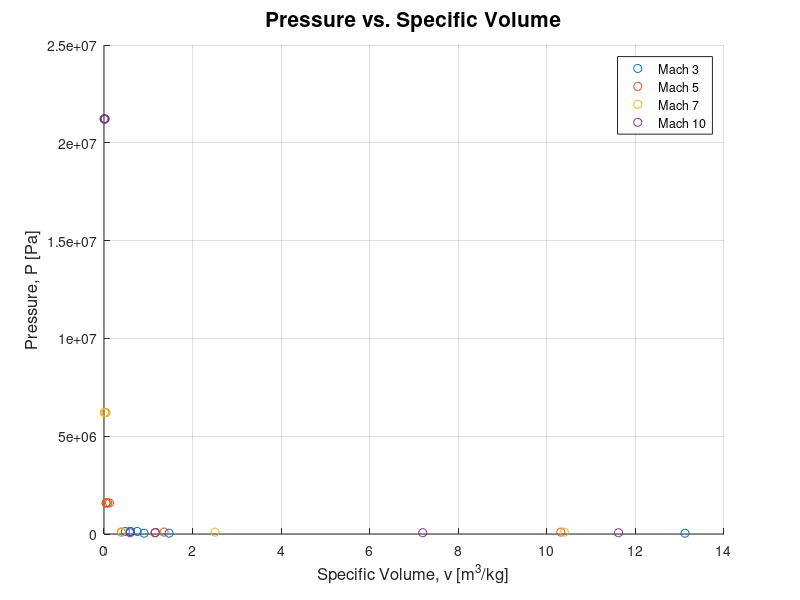
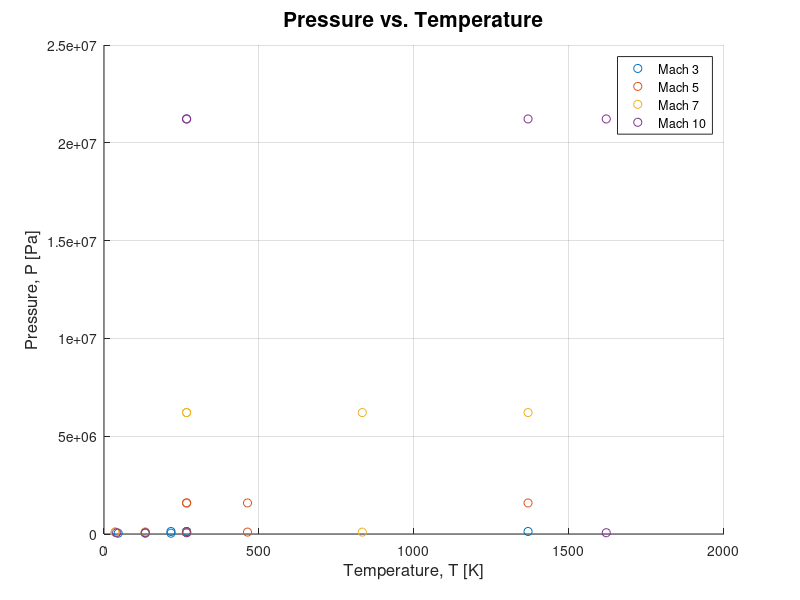
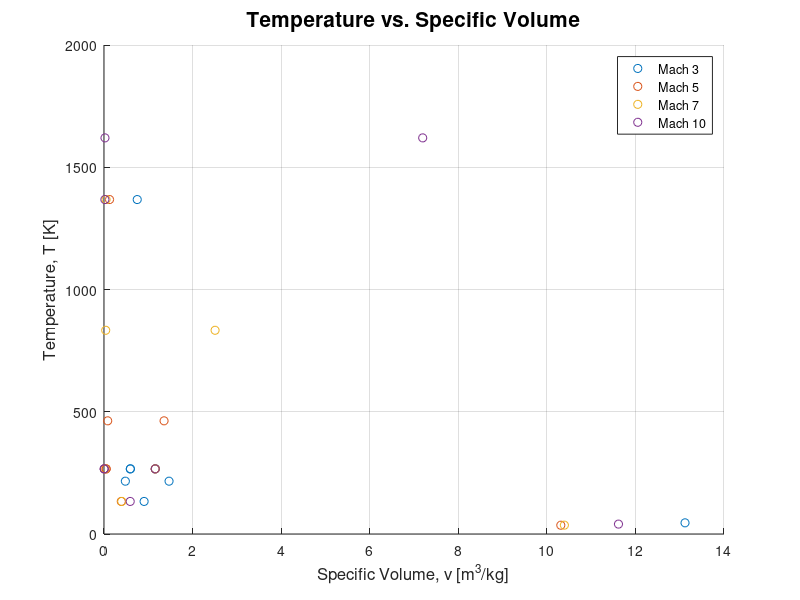
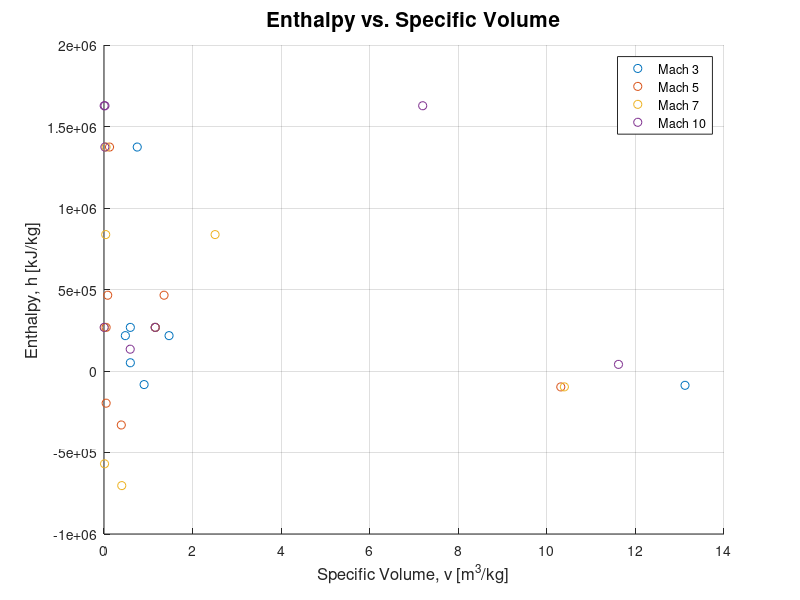

These charts were generated, in order, by the following MATLAB code: (Note: this script raises an error after producing the figures.)
%%%%%%%%%%%%%%%%%%%%%%%%%%%%%%%%%%%%%%%%%%%%%%%%%%%%%%%%%%%%%%%%%%%%%%%%
%% _____________ Gas Compression Code, vfinal 04.19.22 _______________%%
%%%%%%%%%%%%%%%%%%%%%%%%%%%%%%%%%%%%%%%%%%%%%%%%%%%%%%%%%%%%%%%%%%%%%%%%


%% Constants
% Median: AIR
Ma = [3, 5, 7, 10];
mDot_WT = [7267 12545 11752 7332];                  % [kg/s]
altitude = 3350;                                        % [m], 11000 [ft]
ro_alt = 0.86435;                                       % [kg/m3], 11000 [ft]
P_alt = 7.012*10^4;                                     % [Pa], 11000 [ft]
T_alt = 266.38;                                         % [K], 11000 [ft]
%altitude = 2225;                                        % [m], 7300 [ft]
%ro_alt = 0.98502;                                       % [kg/m3], 7300 [ft]
%P_alt = 7.739*10^4;                                     % [Pa], 7300 [ft]
%T_alt = 273.54;                                         % [K], 7300 [ft]

R = 8.314/0.02897;                                      % [J/(kg-K)]
gammaa = 1.4;
Cp = (gammaa*R)/(gammaa-1);                               % calorically perfect gas [J/(kg-K)]
Cv = Cp-R;
T_liq = 273.15-196;                                     % air liquefaction temperature
T_convert = (1+((gammaa-1)/2).*Ma);
P_convert = (1+((gammaa-1)/2).*Ma).^(-gammaa/(gammaa-1));
time = 30;                                              % [sec]
mass = mDot_WT.*time;
P_tank_max = 2.7579e7;                                 % [Pa]
T_tank_max = 300;                                       % K  atmospheric temperature in Los Alamos NM for storage tank calcs




%% State 4 - Wind Tunnel 

% initial
V_4i = 11.17;                               % volume of Nozzle
A_4i = 1.98*180;                            % cross Sectional Area: Nozzle Entrance
mDot_4i = mDot_WT;                          % mass flow rate: Nozzle Entrance
P_4i_tot = [128.56, 1587.27, 6209.75, 21219.62]*10^3;                     % total pressure: Nozzle Entrance
P_4i = P_4i_tot.*P_convert;
T_4i_tot = T_liq.*(1+(((gammaa-1)/2).*Ma.^2));  % temperature: Nozzle Entrance, stdAtm(Pressure)
T_4i_stat = T_liq;  % static temperature [K]
ro_4i = P_4i_tot./(R.*T_4i_tot);

% exit
M_4e = 0.95;                                % estimated Mach at WT exit
V_4e = 7.66;                                % volume of Diffuser
A_4e = 1.98^2;                              % cross Sectional Area: Diffuser Exit
mDot_4e = mDot_4i;                          % mass flow rate: Diffuser Exit
P_4e_tot = [42.21, 97.96, 95.33, 64.61]*10^3;                      % total pressure: Diffuser Exit
P_4e = P_4e_tot.*P_convert;
T_4e_tot = T_4i_tot;                        % temperature: Diffuser Exit, stdAtm(Pressure)
ro_4e = P_4e_tot./(R.*T_4e_tot);
T_4e_stat = T_4e_tot/(1 + (M_4e^2)*((gammaa-1)/2));  % static temperature [K]
h_4 = Cp*(T_4i_tot-T_4e_tot);


%%%%%%%%%%%%%%%%%%%%%%%%%%%%%%%%%%%%%%%%%%%%%%%%%%%%%%%%%%%%%%%%%%%%%%%%
%% ____________________ AFTER WT, WORKING FORWARDS ___________________%%
%%%%%%%%%%%%%%%%%%%%%%%%%%%%%%%%%%%%%%%%%%%%%%%%%%%%%%%%%%%%%%%%%%%%%%%%

%% State 5 - Heat Exchanger (After WT)
% Assumptions: Cp = const, Cv = const, ideal gas (P=ro*RT)
P_5 = P_4e_tot;
T_5e = T_alt*0.5;
T_5e_stat = T_5e;
Wdot_5 = 0;                     % Power generated/used is zero
mDot_5i = mDot_4e;
h_5i = T_4e_tot*Cp;
u_5i = T_4e_tot*Cv;
h_5e = T_5e*Cp;
ro_5 = P_5/(R*T_5e);
vel_5 = mDot_5i/(A_4e*ro_5);
h_5 = h_5e-h_5i;
Qdot_5 = -h_5.*mDot_5i;          % [J/s]




%% State 6 - Vacuum Chamber
% Assumptions: Cp = const, Cv = const, ideal gas (P=ro*RT)

Qdot_6 = 0;                                     % Heat Transfer Rate is zero
Wdot_6 = 0;
h_6i = h_5e;
P_6i = 1000;                                     % Initial pressure before run
P_6f = P_5;                                      % Final Pressure after run
ro_6 = ((P_6i./P_5).*(ro_5.^gammaa)).^(1/gammaa);
T_6 = P_6i./(R.*ro_6);
T_6stat = T_6;
h_6e = Cp*T_6;
h_6 = h_6e-h_6i;
Vol_6 = mDot_WT * time *R*T_5e./(P_6f-P_6i);
fprintf('The volume of the Vacuum Chamber is : %d meters^3.\n', max(Vol_6));



%%%%%%%%%%%%%%%%%%%%%%%%%%%%%%%%%%%%%%%%%%%%%%%%%%%%%%%%%%%%%%%%%%%%%%%%
%% __________________ BEFORE WT, WORKING BACKWARDS ___________________%%
%%%%%%%%%%%%%%%%%%%%%%%%%%%%%%%%%%%%%%%%%%%%%%%%%%%%%%%%%%%%%%%%%%%%%%%%


%% State 1 - Compressor
% Assumptions: Cp = const, Cv = const, ideal gas (P=ro*RT)

Qdot_1 = 0;                     % Power generated/used is zero
AV_1 = 27000/((3.281^3)*60);    % [m^3/s]
ro_1i = ro_alt;
mDot_1 = AV_1*ro_1i;            % [kg/s]
T_1i = T_alt;
P_1e = P_4i_tot;                % Inlet of the Nozzle
P_1i = P_alt;
ro_1e = ((P_1e./P_1i).*(ro_1i.^gammaa)).^(1/gammaa);
h_1i = Cp.*T_1i;
T_1e = P_1e/(R*ro_1e);
T_1e_stat = T_1e;
h_1e = Cp*T_1e;
h_1 = h_1i-h_1e;
u_1 = Cv*(T_1i-T_1e);

Wdot_1 = mDot_1*h_1;
Wdot_1_1run = mDot_WT*h_1;  % [J/s]



%% State 2 - Storage Tank
% Assumptions: Cp = const, Cv = const, ideal gas (P=ro*RT)

Wdot_2 = 0;             % Power generated/used is zero
P_2 = P_4i_tot;         % Needs to be inlet of Nozzle, assume volume is large enough for constant 
T_2 = T_alt;            % Overtime returns back to atmospheric
T_2stat = T_2;
Qdot_2 = 0;
ro_2 = P_2/(R*T_2);
h_2 = Cp*T_2;
u_2 = Cv*T_2;

V_small = (mDot_WT*time)./ (((P_2./(R*T_tank_max)).*((P_tank_max./P_2).^(1/gammaa) - 1)));  % storage tank volume for max pressure
fprintf('Selecting a higher tank pressure, tank volume in cubic meeters are :\n\t\tMach = 3\tMach = 5\tMach = 7\tMach = 10\n');
disp(V_small);
% calculating pressure after run from max pressure.
rho_2 = (1/V_small(4)).*(P_tank_max*V_small(4)./(R*T_tank_max) - mDot_WT.*time);
P_final = P_tank_max.*((1 + ((mDot_WT*time)./(rho_2.*V_small(4)))).^-gammaa);
fprintf('The final pressure in the storage tank after a run starting at max pressure for each mach number is\n')
disp(P_final);

%% State 3 - Heat Exchanger (Prior to WT)
% Assumptions: Cp = const, Cv = const, ideal gas (P=ro*RT)

Wdot_3 = 0;                     % Power generated/used is zero

% exit
mDot_3e = mDot_4i;              % mass flow rate: Diffuser Exit
h_3e = T_4i_tot*Cp;
u_3e = T_4i_tot*Cv;
M_3e = 0.95;                                % estimated Mach at WT inlet
T_3e_stat = T_4i_tot/(1+(((gammaa-1)/2)*M_3e^2));  % static temperature [K]
% inlet
T_3 = T_2;
h_3i = T_3*Cp;
h_3 = h_3i-h_3e;  % I believe the order of this subtraction needs to be swapped!!!
u_3 = Cv*(T_3-T_4i_tot);

Qdot_3 = -h_3.*mDot_3e;
Total_pwr = (Qdot_5 + Qdot_3)*30;  % [Joules]
Total_pwr_kwhr = (Qdot_5 + abs(Qdot_3) + abs(max(Wdot_1_1run)))*30/(3.6e6);  % [kw-hr]
Los_alamos_powr = 154708.07e3;                 % kilowatt hours annually
annual_power_percent = (Total_pwr_kwhr*5*52)/Los_alamos_powr*100;
%% I changed P_3i to P_4i_tot
P_3i = P_4i_tot;                    % Inlet same as storage, exit depends on liquefaction temperature 
ro_3 = ro_2;                    % Assuming incompressible state


%%%%%%%%%%%%%%%%%%%%%%%%%%%%%%%%%%%%%%%%%%%%%%%%%%%%%%%%%%%%%%%%%%%%%%%%
%% ______________________ LET'S PLOT THIS THING ______________________%%
%%%%%%%%%%%%%%%%%%%%%%%%%%%%%%%%%%%%%%%%%%%%%%%%%%%%%%%%%%%%%%%%%%%%%%%%

i = 1;
Mach3.ro = [ro_1i, ro_1e(i), ro_2(i), ro_3(i), ro_4i(i), ro_4e(i), ro_5(i), ro_6(i)];
Mach3.T  = [T_1i, T_1e(i), T_2, T_3, T_4i_tot(i), T_4e_tot(i), T_5e(i), T_6(i)];
Mach3.T_stat  = [T_1i/T_1i, T_1e_stat/T_1e, T_2stat/T_2, T_3e_stat(i)/T_4i_tot(i), T_4i_stat/T_4i_tot(i), T_4e_stat(i)/T_4e_tot(i), T_5e/T_5e, T_6stat(i)/T_6(i)];
Mach3.P  = [P_1i, P_1e(i), P_2(i), P_3i(i), P_4i_tot(i), P_4e_tot(i), P_5(i), P_6f(i)];
Mach3.h  = [h_1i, h_1e, h_2, h_3(i), Cp*T_4i_tot(i), Cp*T_4e_tot(i), h_5(i), h_6(i)];
Mach3.v  = 1./Mach3.ro;

i = 2;
Mach5.ro = [ro_1i, ro_1e(i), ro_2(i), ro_3(i), ro_4i(i), ro_4e(i), ro_5(i), ro_6(i)];
Mach5.T  = [T_1i, T_1e, T_2, T_3, T_4i_tot(i), T_4e_tot(i), T_5e, T_6(i)];
Mach5.T_stat  = [T_1i/T_1i, T_1e_stat/T_1e, T_2stat/T_2, T_3e_stat(i)/T_4i_tot(i), T_4i_stat/T_4i_tot(i), T_4e_stat(i)/T_4e_tot(i), T_5e/T_5e, T_6stat(i)/T_6(i)];
Mach5.P  = [P_1i, P_1e(i), P_2(i), P_3i(i), P_4i_tot(i), P_4e_tot(i), P_5(i), P_6f(i)];
Mach5.h  = [h_1i, h_1e, h_2, h_3(i), Cp*T_4i_tot(i), Cp*T_4e_tot(i), h_5(i), h_6(i)];
Mach5.v  = 1./Mach5.ro;

i = 3;
Mach7.ro = [ro_1i, ro_1e(i), ro_2(i), ro_3(i),ro_4i(i), ro_4e(i), ro_5(i), ro_6(i)];
Mach7.T  = [T_1i, T_1e, T_2, T_3, T_4i_tot(i), T_4e_tot(i), T_5e, T_6(i)];
Mach7.T_stat  = [T_1i/T_1i, T_1e_stat/T_1e, T_2stat/T_2, T_3e_stat(i)/T_4i_tot(i), T_4i_stat/T_4i_tot(i), T_4e_stat(i)/T_4e_tot(i), T_5e/T_5e, T_6stat(i)/T_6(i)];
Mach7.P  = [P_1i, P_1e(i), P_2(i), P_3i(i), P_4i_tot(i), P_4e_tot(i), P_5(i), P_6f(i)];
Mach7.h  = [h_1i, h_1e, h_2, h_3(i), Cp*T_4i_tot(i), Cp*T_4e_tot(i), h_5(i), h_6(i)];
Mach7.v  = 1./Mach7.ro;

i = 4;
Mach10.ro = [ro_1i, ro_1e(i), ro_2(i), ro_3(i),ro_4i(i), ro_4e(i), ro_5(i), ro_6(i)];
Mach10.T  = [T_1i, T_1e, T_2, T_3, T_4i_tot(i), T_4e_tot(i), T_5e, T_6(i)];
Mach10.T_stat  = [T_1i/T_1i, T_1e_stat/T_1e, T_2stat/T_2, T_3e_stat(i)/T_4i_tot(i), T_4i_stat/T_4i_tot(i), T_4e_stat(i)/T_4e_tot(i), T_5e/T_5e, T_6stat(i)/T_6(i)];
Mach10.P  = [P_1i, P_1e(i), P_2(i), P_3i(i), P_4i_tot(i), P_4e_tot(i), P_5(i), P_6f(i)];
% Mach10.h  = [h_1i, h_1e, h_2, h_3(i), Cp*T_4i_tot(i), Cp*T_4e_tot(i), h_5(i), h_6(i)];
Mach10.h  = [h_1i, h_1e, h_2, h_3e(i), Cp*T_4i_tot(i), Cp*T_4e_tot(i), h_5e, h_6e(i)];
Mach10.v  = 1./Mach10.ro;


states = [1, 2, 3, 4, 5, 6, 7, 8];
Stateslabels = [cellstr('Compressor Inlet'), cellstr(sprintf('Compressor Exit\nTank Inlet')), cellstr(sprintf('Tank Exit\nHeat Exchanger 1 Inlet')), cellstr(sprintf('Heat Exchanger 1 Exit\nSettling Chamber Inlet')), cellstr(sprintf('Settling Chamber Exit\nWind Tunnel Inlet')), cellstr(sprintf('Diffuser Exit\nHeat Exchanger II Inlet')), cellstr(sprintf('Heat Exchanger II Exit\nVacuum Chamber Inlet')), cellstr(sprintf('Vacuum Chamber Exit'))];
labels = [cellstr('1i'), cellstr('1e'), cellstr('2'), cellstr('3'), cellstr('4i'), cellstr('4e'), cellstr('5'), cellstr('6')];
dx = 0.15;
dy = 0.15;

close all

% Pressure vs. Specific Volume
figure
scatter(Mach3.v, Mach3.P)
hold on
scatter(Mach5.v, Mach5.P)
hold on 
scatter(Mach7.v, Mach7.P)
hold on 
scatter(Mach10.v, Mach10.P)
grid on
xlabel('Specific Volume, v [m^3/kg]','FontSize', 12)
ylabel('Pressure, P [Pa]','FontSize', 12)
title('Pressure vs. Specific Volume','FontSize', 15)
legend('Mach 3', 'Mach 5', 'Mach 7', 'Mach 10')
% saveas(gcf,'Graphs_11000ft/PressureVolume_AllMa.png')

% Pressure vs. Temperature
figure
scatter(Mach3.T, Mach3.P)
hold on
scatter(Mach5.T, Mach5.P)
hold on 
scatter(Mach7.T, Mach7.P)
hold on 
scatter(Mach10.T, Mach10.P)
grid on
xlabel('Temperature, T [K]','FontSize', 12)
ylabel('Pressure, P [Pa]','FontSize', 12)
title('Pressure vs. Temperature','FontSize', 15)
legend('Mach 3', 'Mach 5', 'Mach 7', 'Mach 10')
% saveas(gcf,'Graphs_11000ft/PressureTemperature_AllMa.png')

% Temperature vs. Specific Volume
figure
scatter(Mach3.v, Mach3.T)
hold on
scatter(Mach5.v, Mach5.T)
hold on 
scatter(Mach7.v, Mach7.T)
hold on 
scatter(Mach10.v, Mach10.T)
grid on
xlabel('Specific Volume, v [m^3/kg]','FontSize', 12)
ylabel('Temperature, T [K]','FontSize', 12)
title('Temperature vs. Specific Volume','FontSize', 15)
legend('Mach 3', 'Mach 5', 'Mach 7', 'Mach 10')
% saveas(gcf,'Graphs_11000ft/TemperatureVolume_AllMa.png')

% Enthalpy vs. Specific Volume
figure
scatter(Mach3.v, Mach3.h)
hold on
scatter(Mach5.v, Mach5.h)
hold on 
scatter(Mach7.v, Mach7.h)
hold on 
scatter(Mach10.v, Mach10.h)
grid on
xlabel('Specific Volume, v [m^3/kg]','FontSize', 12)
ylabel('Enthalpy, h [kJ/kg]','FontSize', 12)
title('Enthalpy vs. Specific Volume','FontSize', 15)
legend('Mach 3', 'Mach 5', 'Mach 7', 'Mach 10')
% saveas(gcf,'Graphs_11000ft/EnthalpyVolume_AllMa.png')

% Enthalpy vs. Specific Volume Mach 3
figure
scatter(Mach3.v, Mach3.h)
grid on
xlabel('Specific Volume, v [m^3/kg]','FontSize', 12)
ylabel('Enthalpy, h [kJ/kg]','FontSize', 12)
title('Enthalpy vs. Specific Volume for Mach 3','FontSize', 15)
text(Mach3.v + dx, Mach3.h + dy, labels, 'FontSize', 12)
% enthalpy, pressure at states
fig = figure();
ax = axes(fig);
plot(ax, states, Mach10.h, '--o')
hold(ax, 'on')
grid on
xlabel('States', 'FontSize', 12)
ylabel('Enthalpy, h [kJ/kg]','FontSize', 12)
title('Enthalpy vs. State','FontSize', 15)
text(ax, states, Mach10.h, Stateslabels, 'FontSize', 12)
fig = figure();
ax = axes(fig);
hold(ax, 'on')
plot(ax, states, Mach3.P, '--o')
text(ax, states, Mach3.P, labels, 'FontSize', 12)
plot(ax, states, Mach5.P, '--o')
text(ax, states, Mach5.P, labels, 'FontSize', 12)
plot(ax, states, Mach7.P, '--o')
text(ax, states, Mach7.P, labels, 'FontSize', 12)
plot(ax, states, Mach10.P, '--o')
text(ax, states, Mach10.P, labels, 'FontSize', 12)
hold(ax, 'on')
legend('Mach 3', 'Mach 5', 'Mach 7', 'Mach 10')
grid on
xlabel('States', 'FontSize', 12)
ylabel('Pressure, P [Pa]','FontSize', 12)
title('Pressure vs. State','FontSize', 15)
% saveas(gcf,'Graphs_11000ft/EnthalpyVolume_Ma3.png')
%%%%%%%%%%%%%%%%%%%%%%%%%
% Temperature at states %
%%%%%%%%%%%%%%%%%%%%%%%%%
fig = figure();
ax = axes(fig);
hold(ax, 'on')
plot(ax, states, Mach3.T, '--o')
text(ax, states, Mach3.T, labels, 'FontSize', 12)
plot(ax, states, Mach5.T, '--o')
text(ax, states, Mach5.T, labels, 'FontSize', 12)
plot(ax, states, Mach7.T, '--o')
text(ax, states, Mach7.T, labels, 'FontSize', 12)
plot(ax, states, Mach10.T, '--o')
text(ax, states, Mach10.T, labels, 'FontSize', 12)
hold(ax, 'on')
legend('Mach 3', 'Mach 5', 'Mach 7', 'Mach 10')
grid on
xlabel('States', 'FontSize', 12)
ylabel('Total Temperature, T [K]','FontSize', 12)
title('Total Temperature vs. State','FontSize', 15)

fig = figure();
ax = axes(fig);
hold(ax, 'on')
plot(ax, states, Mach3.T_stat, '--o')
text(ax, states, Mach3.T_stat, labels, 'FontSize', 12)
plot(ax, states, Mach5.T_stat, '--o')
text(ax, states, Mach5.T_stat, labels, 'FontSize', 12)
plot(ax, states, Mach7.T_stat, '--o')
text(ax, states, Mach7.T_stat, labels, 'FontSize', 12)
plot(ax, states, Mach10.T_stat, '--o')
text(ax, states, Mach10.T_stat, labels, 'FontSize', 12)
hold(ax, 'on')
legend('Mach 3', 'Mach 5', 'Mach 7', 'Mach 10')
grid on
xlabel('States', 'FontSize', 12)
ylabel('T/T_o','FontSize', 12)
title('T/T_o vs. State','FontSize', 15)


% Enthalpy vs. Specific Volume Mach 5
figure
scatter(Mach5.v, Mach5.h)
grid on
xlabel('Specific Volume, v [m^3/kg]','FontSize', 12)
ylabel('Enthalpy, h [kJ/kg]','FontSize', 12)
title('Enthalpy vs. Specific Volume for Mach 5','FontSize', 15)
text(Mach5.v + dx, Mach5.h + dy, labels, 'FontSize', 12)
% saveas(gcf,'Graphs_11000ft/EnthalpyVolume_Ma5.png')

% Enthalpy vs. Specific Volume Mach 7
figure
scatter(Mach7.v, Mach7.h)
grid on
xlabel('Specific Volume, v [m^3/kg]','FontSize', 12)
ylabel('Enthalpy, h [kJ/kg]','FontSize', 12)
title('Enthalpy vs. Specific Volume for Mach 7','FontSize', 15)
text(Mach7.v + dx, Mach7.h + dy, labels, 'FontSize', 12)
% saveas(gcf,'Graphs_11000ft/EnthalpyVolume_Ma7.png')

% Enthalpy vs. Specific Volume Mach 10
figure
scatter(Mach10.v, Mach10.h)
grid on
xlabel('Specific Volume, v [m^3/kg]','FontSize', 12)
ylabel('Enthalpy, h [kJ/kg]','FontSize', 12)
title('Enthalpy vs. Specific Volume for Mach 10','FontSize', 15)
text(Mach10.v + dx, Mach10.h + dy, labels, 'FontSize', 12)
% saveas(gcf,'Graphs_11000ft/EnthalpyVolume_Ma10.png')



% Making Data Tables
format shortG
rowNames = [cellstr('Ma 3'), cellstr('Ma 5'), cellstr('Ma 7'), cellstr('Ma 10')];
pressure    = array2table([round(Mach3.P,2); round(Mach5.P,2); round(Mach7.P,2); round(Mach10.P,2)], "VariableNames",labels, 'RowNames',rowNames)
temperature = array2table([round(Mach3.T,2); round(Mach5.T,2); round(Mach7.T,2); round(Mach10.T,2)], "VariableNames",labels, 'RowNames',rowNames)
density     = array2table([round(Mach3.ro,2); round(Mach5.ro,2); round(Mach7.ro,2); round(Mach10.ro,2)], "VariableNames",labels, 'RowNames',rowNames)
enthalpy    = array2table([round(Mach3.h,2); round(Mach5.h,2); round(Mach7.h,2); round(Mach10.h,2)], "VariableNames",labels, 'RowNames',rowNames)

heatTrans = array2table([round(Qdot_3, 2); round(Qdot_5, 2)], "VariableNames", rowNames, 'RowNames', {'Qdot 3' 'Qdot 5'})
